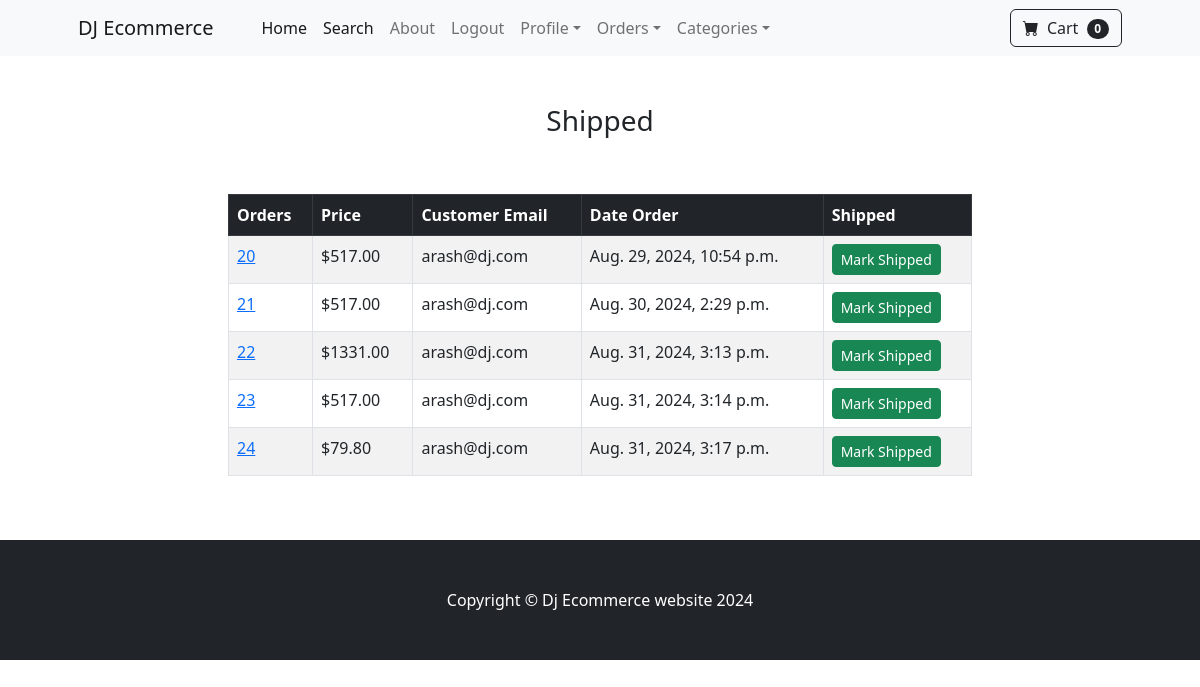
Screenshot of /payment/not_shipped_dashboard/ (signed in) with the database file from the repository.
### payment/models.py (models this page shows, shortened)
class Order(models.Model):
    user = models.ForeignKey(User, on_delete=models.CASCADE, null=True, blank=True)
    full_name = models.CharField(max_length=256)
    email = models.EmailField()
    shipping_address = models.TextField(max_length=2500)
    amount_paid = models.DecimalField(max_digits=8, decimal_places=2)
    date_order = models.DateTimeField(auto_now_add=True)
    shipped = models.BooleanField(default=False)
    date_shipped = models.DateTimeField(blank=True, null=True)

### payment/views.py (the view, shortened to what this page needs)
# urls.py: path('not_shipped_dashboard/', views.not_shipped_dashboard, name='not_shipped_dashboard'),
def not_shipped_dashboard(request):
    if request.user.is_authenticated and request.user.is_superuser:
        orders = Order.objects.filter(shipped=False)
        return render(request, "payment/not_shipped_dash.html", {
            "orders":orders,
        })
    else:
        messages.error(request, ("Oops!!... Access Denied !!"))
        return redirect('store:index')

### cart/cart.py (called while the page is built)
    def __len__(self):
        return len(self.cart)

### cart/context_processors.py (called while the page is built)
def cart(request):
    return {'cart': Cart(request)}

### payment/templates/payment/not_shipped_dash.html (shortened to what this page needs)
{% extends "base.html" %}
{% load static %}
{% block content %}
    <div class="container">
        <div class="row"><center>
            <div class="col-8">
                <br><br>
                <h3>Shipped</h3>
                <br><br>
                <table class="table table-striped table-hover table-bordered">
                    <thead class="table-dark">
                      <tr>
                        <th scope="col">Orders</th>
                        <th scope="col">Price</th>
                        <th scope="col">Customer Email</th>
                        <th scope="col">Date Order</th>
                        <th scope="col">Shipped</th>
                      </tr>
                    </thead>
                    <tbody>
                        {% for order in orders %}
                            <tr>
                                <td><a href="{% url "payment:orders" order.id %}">{{ order.id }}</a></td>
                                <td>${{ order.amount_paid }}</td>
                                <td>{{ order.email }}</td>
                                <td>{{ order.date_order }}</td>
                                <td>
                                    <form method="POST">
                                        <button type="submit" class="btn btn-success btn-sm">
                                            Mark Shipped
                                        </button>
                                    </form>
                                </td>
                             </tr>
                        {% endfor %}
                    </tbody>
                  </table>
                <br><br>
            </div>
        </center>
        </div>
    </div>
{% endblock content %}

### rows the page displays
Order: id "20", amount_paid "517.00", email "arash@dj.com", date_order "Aug. 29, 2024, 10:54 p.m."
Order: id "21", amount_paid "517.00", email "arash@dj.com", date_order "Aug. 30, 2024, 2:29 p.m."
Order: id "22", amount_paid "1331.00", email "arash@dj.com", date_order "Aug. 31, 2024, 3:13 p.m."
Order: id "23", amount_paid "517.00", email "arash@dj.com", date_order "Aug. 31, 2024, 3:14 p.m."
Order: id "24", amount_paid "79.80", email "arash@dj.com", date_order "Aug. 31, 2024, 3:17 p.m."

### other values shown
{{ cart|length }} "0"
